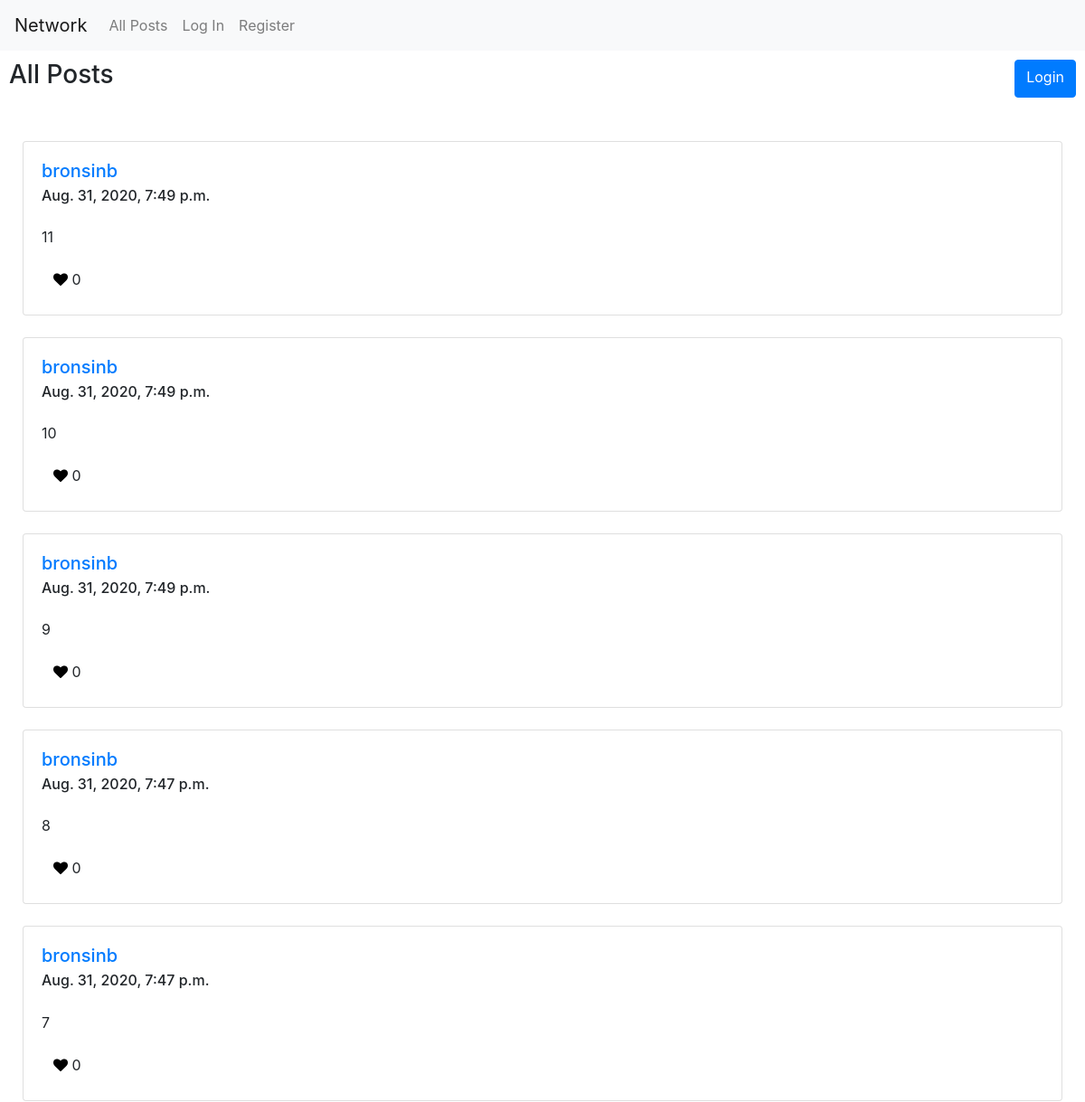
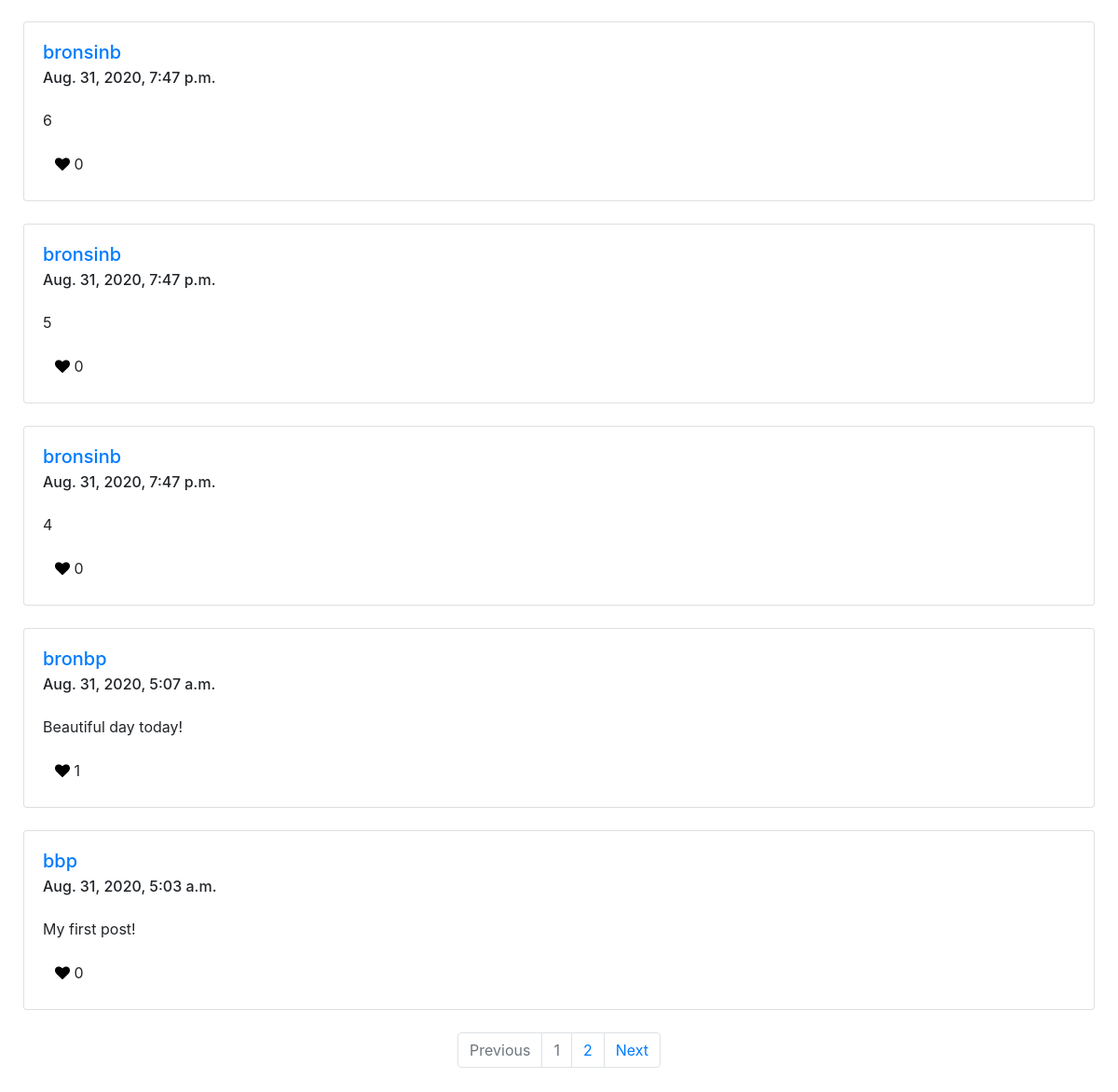
The app's page /, older data (2 pictures, top to bottom).
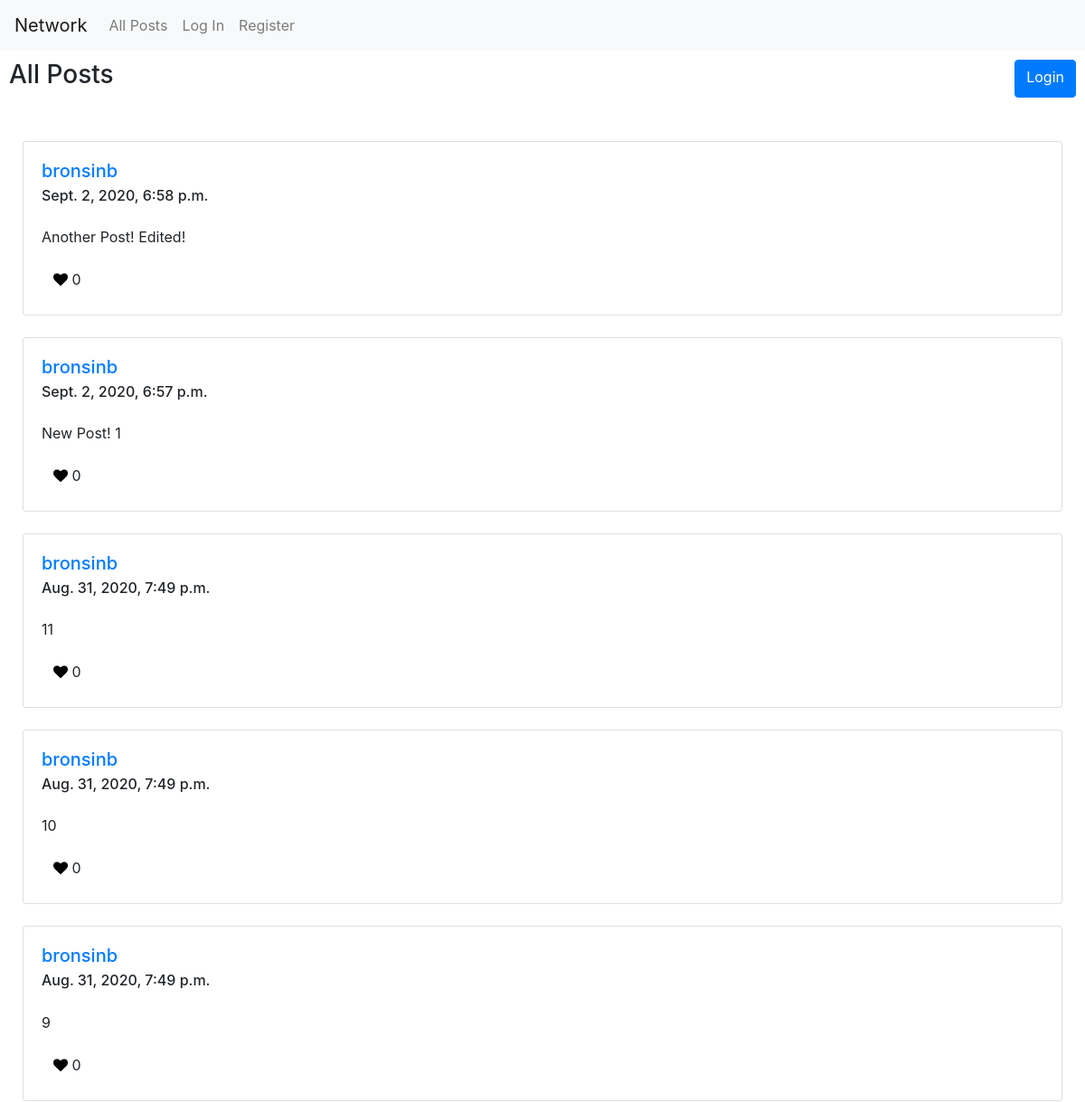
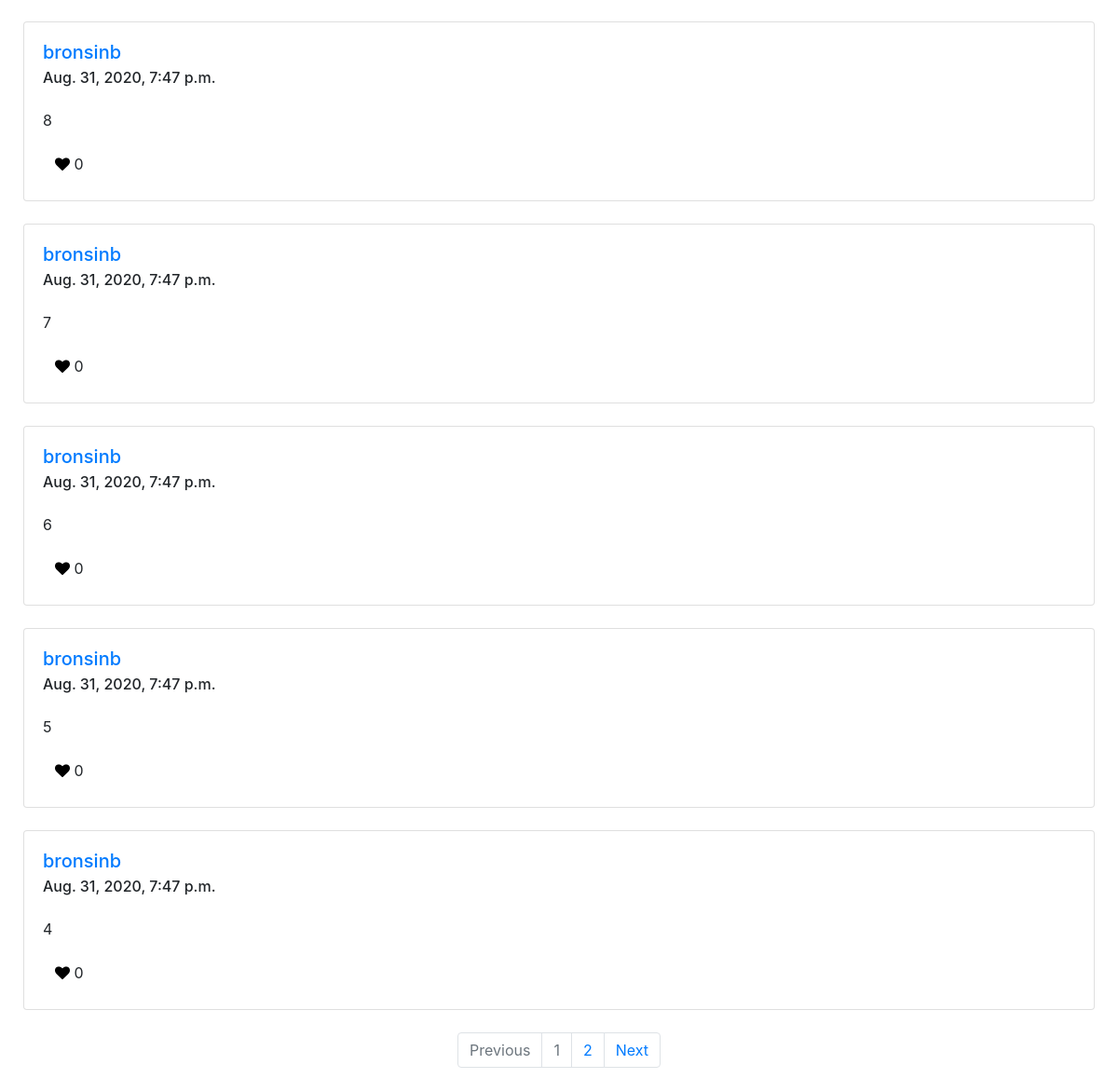
The same page, newer data (2 pictures, top to bottom).
### network/models.py (models this page shows, shortened)
class Post(models.Model):
    user = models.ForeignKey(User, on_delete=models.CASCADE, related_name="posts")
    text = models.CharField(max_length=280)
    created = models.DateTimeField(auto_now_add=True)
    likes = models.ManyToManyField(User, blank=True, related_name="likes")
    def get_likes_num(self):
        return len(self.likes.all())

class User(AbstractUser):
    follower = models.ManyToManyField('self', blank=True, symmetrical=False, related_name="following")

### network/views.py (the view)
# urls.py: path("", views.index, name="index"),
def index(request):
    if request.method == "POST":
        new_edit_post(request)
    posts_list = Post.objects.all().order_by('created').reverse()
    page = request.GET.get('page', 1)
    paginator = Paginator(posts_list, 10)
    try:
        posts = paginator.page(page)
    except PageNotAnInteger:
        posts = paginator.page(1)
    except EmptyPage:
        posts = paginator.page(paginator.num_pages)
    return render(request, "network/index.html", {
        "posts": posts,
        "name": "All Posts"
    })

### network/templates/network/index.html (shortened to what this page needs)
{% extends "network/layout.html" %}
{% load static %}
{% block body %}
    <div class="container-fluid">
        <div class="row">
            <h3 class="col-xs">{{ name }}</h3>
            <div class="col">
            </div>
            {% if user.is_authenticated %}
                <button id="new-post-button" class="btn btn-primary">New Post</button>
            {% else %}
                <a href="{% url 'login' %}" class="btn btn-primary">Login</a>
            {% endif %}
        </div>
        <br>
        <br>
        {% for post in posts %}
            <div class="card">
                <div class="card-body">
                    <h5 class="card-title"><a href="{% url 'profile' post.user.username %}">{{ post.user.username }}</a></h5>
                    <h6 class="card-subtitle">{{ post.created }}</h6>
                    <br>
                    <p class="card-text">{{ post.text }}</p>
                    {% if user.is_authenticated %}
                        {% if user == post.user %}
                            <button data-postid="{{ post.id }}" data-post="{{ post.text }}" class="btn edit"><i class="fa fa-edit"></i></button>
                        {% endif %}
                        {% if user in post.likes.all %}
                            <button data-postid="{{ post.id }}" class="btn like"><i style="color: red;" class="fa fa-heart"></i> {{ post.get_likes_num}}</button>
                        {% else %}
                            <button data-postid="{{ post.id }}" class="btn like"><i style="color: black;" class="fa fa-heart"></i> {{ post.get_likes_num}}</button>
                        {% endif %}
                    {% else %}
                        <a href="{% url 'login' %}" class="btn"><i style="color: black;" class="fa fa-heart"></i> {{ post.get_likes_num}}</a>
                    {% endif %}
                </div>
            </div>
            <br>
        {% empty %}
            <div class="alert alert-primary" role="alert">
                No Posts!
          </div>
        {% endfor %}
        <nav aria-label="Paginator">
            <ul class="pagination justify-content-center">
                {% if posts.has_previous %}
                    <li class="page-item"><a class="page-link" href="?page={{ posts.previous_page_number }}">Previous</a></li>
                {% else %}
                    <li class="page-item disabled"><a class="page-link" href="#">Previous</a></li>
                {% endif %}
                {% for i in posts.paginator.page_range %}
                    {% if posts.number == i %}
                        <li class="page-item disabled"><a class="page-link" >{{ i }}</a></li>
                    {% else %}
                        <li class="page-item"><a class="page-link" href="?page={{ i }}">{{ i }}</a></li>
                    {% endif %}
                {% endfor %}
                {% if posts.has_next %}
                    <li class="page-item"><a class="page-link" href="?page={{ posts.next_page_number }}">Next</a></li>
                {% else %}
                    <li class="page-item"><a class="page-link">Next</a></li>
                {% endif %}
            </ul>
        </nav>
    </div>
{% endblock %}

Row changes from the older to the newer data that the page shows:
no longer on this page (row unchanged): Post: user.username "bronbp", created "Aug. 31, 2020, 5:07 a.m.", text "Beautiful day today!", get_likes_num "1"
no longer on this page (row unchanged): Post: user.username "bbp", created "Aug. 31, 2020, 5:03 a.m.", text "My first post!", get_likes_num "0"
added Post: user.username "bronsinb", created "Sept. 2, 2020, 6:58 p.m.", text "Another Post! Edited!", get_likes_num "0"
added Post: user.username "bronsinb", created "Sept. 2, 2020, 6:57 p.m.", text "New Post! 1", get_likes_num "0"
